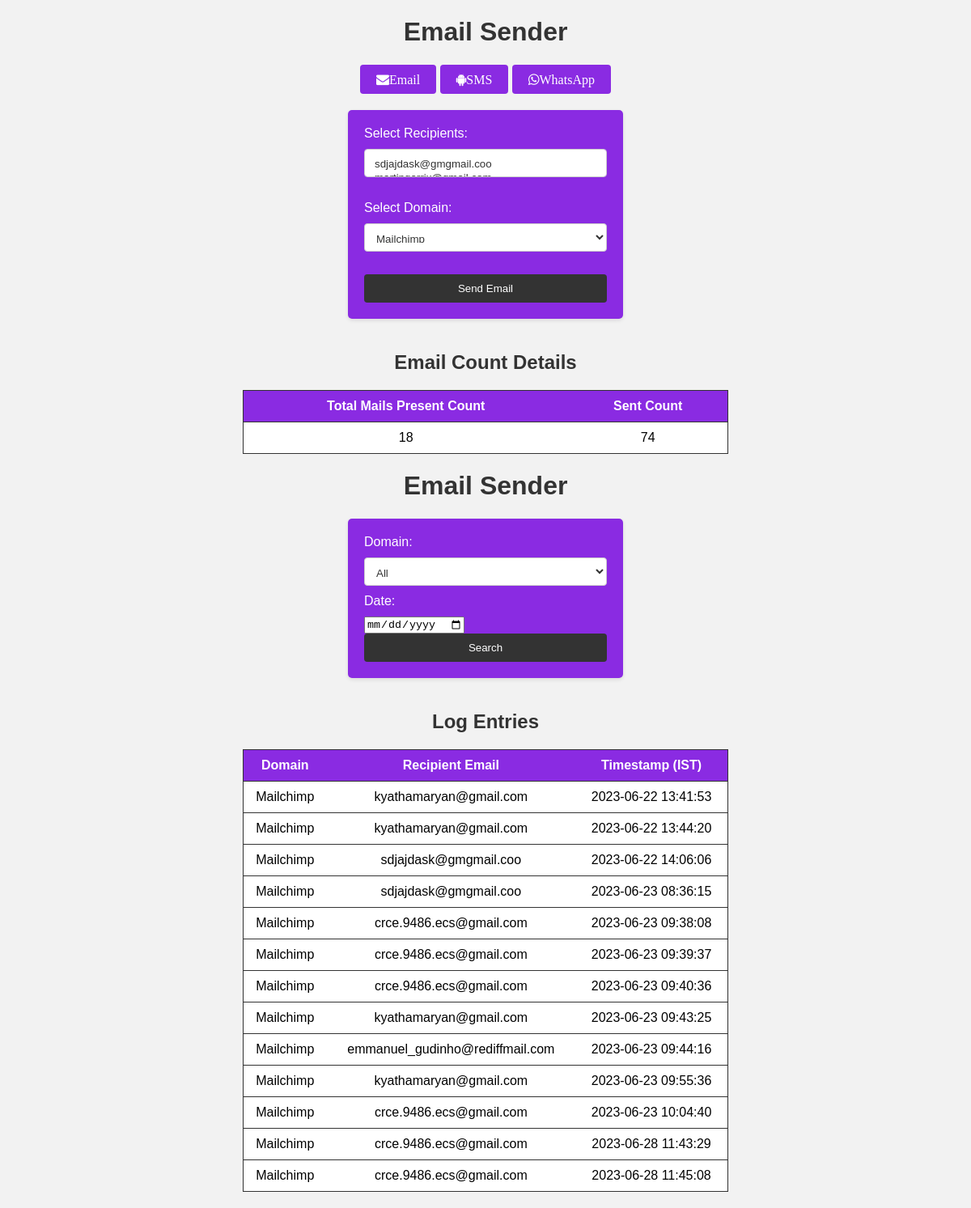
The page / on the database its author committed.
### Task10/models.py (models this page shows, shortened)
class MailLog(models.Model):
    DOMAIN_CHOICES = [
        ('mailchimp', 'MailChimp'),
        ('smtp', 'SMTP'),
        ('sendgrid', 'SendGrid'),
    ]
    domain = models.CharField(max_length=20, choices=DOMAIN_CHOICES)
    recipient_email = models.EmailField()
    sent_at = models.DateTimeField(default=timezone.now)

### Task10/views.py (the view, shortened to what this page needs)
# urls.py: path('', views.send_email, name='send_email'),
def send_email(request):
    email_info = EmailInfo.objects.first()
    email_ids_list = email_info.email_ids.split(',') if email_info else []
    counts = {
        'total_count': count_email_ids(email_info.email_ids) if email_info else 0,
        'sent_count': email_info.sent_count if email_info else 0,
    }
    mail_logs = MailLog.objects.all()
    return render(request, 'log.html', {'counts': counts, 'email_ids': email_ids_list, 'mail_logs': mail_logs })

### Task10/views.py (called while the page is built)
def count_email_ids(email_ids):
    if isinstance(email_ids, str):
        return len(email_ids.split(','))
    elif isinstance(email_ids, EmailInfo):
        return len(email_ids.email_ids.split(','))
    else:
        return 0

### templates/log.html (shortened to what this page needs)
<!DOCTYPE html>
<html>
<head>
        <link rel="stylesheet" href="https://cdnjs.cloudflare.com/ajax/libs/font-awesome/4.7.0/css/font-awesome.min.css">
    <h1>Email Sender</h1>
    <center>
    <a href="/log"><button class="fa fa-envelope" type="submit1">Email</button></a>
    <a href="/send-sms"><button class="fa fa-android" type="submit1">SMS</button></a>
    <a href="whatsapp.html"><button class="fa fa-whatsapp" type="submit1">WhatsApp</button></a>
    </center>
    <form action="{% url 'send_email' %}" method="post">
        <label for="recipients">Select Recipients:</label>
        <select id="recipients" name="recipients[]" multiple>
            {% for email_id in email_ids %}
            <option value="{{ email_id }}">{{ email_id }}</option>
            {% endfor %}
        </select>
        <br><br>
        <label for="domain">Select Domain:</label>
        <select id="domain" name="domain">
            <option value="Mailchimp" {% if domain == 'Mailchimp' %}selected{% endif %}>Mailchimp</option>
        </select>
        <br><br>
        <button type="submit">Send Email</button>
    </form>
        <h2>Email Count Details</h2>
        <table>
            <thead>
                <tr>
                    <th>Total Mails Present Count</th>
                    <th>Sent Count</th>
                </tr>
            </thead>
            <tbody>
                <tr>
                    <td>{{ counts.total_count }}</td>
                    <td>{{ counts.sent_count }}</td>
                </tr>
            </tbody>
        </table>
    </head>
    <body>
        <h1>Email Sender</h1>
        <form id="searchForm">
            <label for="domainFilter">Domain:</label>
            <select id="domainFilter">
                <option value="">All</option>
            </select>
            <label for="dateFilter">Date:</label>
            <input type="date" id="dateFilter">
            <button type="submit">Search</button>
        </form>
        <h2>Log Entries</h2>
        <table>
            <thead>
                <tr>
                    <th>Domain</th>
                    <th>Recipient Email</th>
                    <th>Timestamp (IST)</th>
                </tr>
            </thead>
            <tbody>
                {% for log in mail_logs %}
                <tr class="logEntry" data-domain="{{ log.domain }}" data-timestamp="{{ log.sent_at }}">
                    <td>{{ log.domain }}</td>
                    <td>{{ log.recipient_email }}</td>
                    <td>{{ log.sent_at|date:"Y-m-d H:i:s" }}</td>
                </tr>
                {% endfor %}
            </tbody>
        </table>
    </body>
    </html>

### templates/log.html (style rules this page uses)
body { background-color: #f2f2f2; font-family: Nunito, Arial, sans-serif; }
h1 { text-align: center; color: #333; }
form { margin: 20px auto; width: 300px; padding: 20px; background-color: #8A2BE2; border-radius: 5px; box-shadow: 0 2px 5px rgba(0, 0, 0, 0.1); }
label { display: block; margin-bottom: 10px; color: #fff; }
select, button[type="submit"] { width: 100%; padding: 10px; border: none; border-radius: 4px; box-sizing: border-box; color: #333; }
select { height: 35px; background-color: #fff; border: 1px solid #ccc; margin-bottom: 10px; font-family: Nunito, Arial, sans-serif; }
button[type="submit1"] { background-color: #8A2BE2; color: #fff; padding: 10px 20px; border: none; border-radius: 4px; cursor: pointer; transition: background-color 0.3s ease; }
button[type="submit"] { background-color: #333; color: #fff; cursor: pointer; transition: background-color 0.3s ease; }
h2 { text-align: center; color: #333; margin-top: 40px; }
table { margin: 20px auto; width: 600px; background-color: #fff; border: 1px solid #333; border-collapse: collapse; }
table th, table td { padding: 10px; border-bottom: 1px solid #333; text-align: center; }
table th { background-color: #8A2BE2; color: #fff; }

### rows shown on the page
MailLog: domain "Mailchimp", recipient_email "kyathamaryan@gmail.com", sent_at "2023-06-22 13:41:53"
MailLog: domain "Mailchimp", recipient_email "kyathamaryan@gmail.com", sent_at "2023-06-22 13:44:20"
MailLog: domain "Mailchimp", recipient_email "sdjajdask@gmgmail.coo", sent_at "2023-06-22 14:06:06"
MailLog: domain "Mailchimp", recipient_email "sdjajdask@gmgmail.coo", sent_at "2023-06-23 08:36:15"
MailLog: domain "Mailchimp", recipient_email "crce.9486.ecs@gmail.com", sent_at "2023-06-23 09:38:08"
MailLog: domain "Mailchimp", recipient_email "crce.9486.ecs@gmail.com", sent_at "2023-06-23 09:39:37"
MailLog: domain "Mailchimp", recipient_email "crce.9486.ecs@gmail.com", sent_at "2023-06-23 09:40:36"
MailLog: domain "Mailchimp", recipient_email "kyathamaryan@gmail.com", sent_at "2023-06-23 09:43:25"
MailLog: domain "Mailchimp", recipient_email "emmanuel_gudinho@rediffmail.com", sent_at "2023-06-23 09:44:16"
MailLog: domain "Mailchimp", recipient_email "kyathamaryan@gmail.com", sent_at "2023-06-23 09:55:36"
MailLog: domain "Mailchimp", recipient_email "crce.9486.ecs@gmail.com", sent_at "2023-06-23 10:04:40"
MailLog: domain "Mailchimp", recipient_email "crce.9486.ecs@gmail.com", sent_at "2023-06-28 11:43:29"
MailLog: domain "Mailchimp", recipient_email "crce.9486.ecs@gmail.com", sent_at "2023-06-28 11:45:08"

### other values the page prints
{{ counts.total_count }} "18"
{{ counts.sent_count }} "74"
